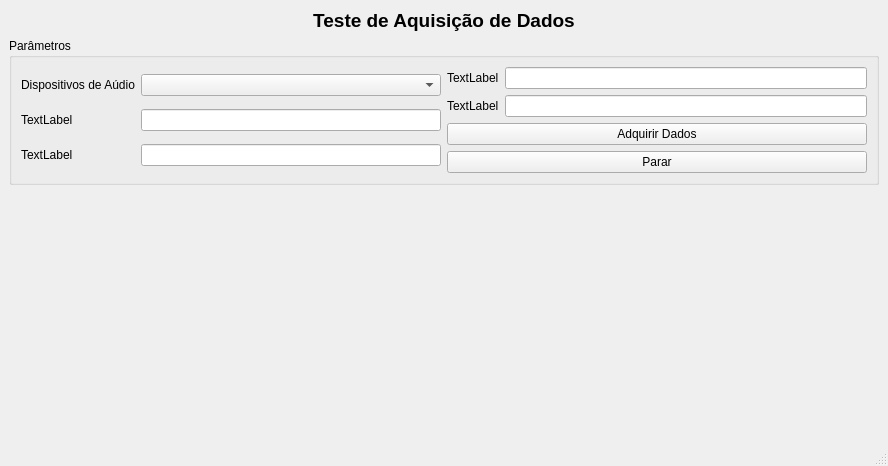
<?xml version="1.0" encoding="UTF-8"?>
<ui version="4.0">
 <class>MainWindow</class>
 <widget class="QMainWindow" name="MainWindow">
  <property name="geometry">
   <rect>
    <x>0</x>
    <y>0</y>
    <width>888</width>
    <height>466</height>
   </rect>
  </property>
  <property name="windowTitle">
   <string>MainWindow</string>
  </property>
  <widget class="QWidget" name="centralwidget">
   <layout class="QGridLayout" name="gridLayout_5">
    <item row="0" column="0">
     <layout class="QGridLayout" name="gridLayout_4">
      <item row="1" column="1">
       <widget class="QGroupBox" name="groupBox">
        <property name="title">
         <string>Parâmetros</string>
        </property>
        <layout class="QGridLayout" name="gridLayout_3">
         <item row="0" column="1">
          <layout class="QVBoxLayout" name="verticalLayout">
           <item>
            <layout class="QGridLayout" name="gridLayout">
             <item row="1" column="1">
              <widget class="QLineEdit" name="lineEdit_4">
               <property name="text">
                <string/>
               </property>
              </widget>
             </item>
             <item row="1" column="0">
              <widget class="QLabel" name="label_6">
               <property name="text">
                <string>TextLabel</string>
               </property>
              </widget>
             </item>
             <item row="0" column="1">
              <widget class="QLineEdit" name="lineEdit_3">
               <property name="text">
                <string/>
               </property>
              </widget>
             </item>
             <item row="0" column="0">
              <widget class="QLabel" name="label_5">
               <property name="text">
                <string>TextLabel</string>
               </property>
              </widget>
             </item>
            </layout>
           </item>
           <item>
            <widget class="QPushButton" name="pushButton">
             <property name="text">
              <string>Adquirir Dados</string>
             </property>
            </widget>
           </item>
           <item>
            <widget class="QPushButton" name="pushButton_2">
             <property name="text">
              <string>Parar</string>
             </property>
            </widget>
           </item>
          </layout>
         </item>
         <item row="0" column="0">
          <layout class="QGridLayout" name="gridLayout_2">
           <item row="0" column="0">
            <widget class="QLabel" name="label_2">
             <property name="text">
              <string>Dispositivos de Aúdio</string>
             </property>
            </widget>
           </item>
           <item row="0" column="1">
            <widget class="QComboBox" name="comboBox"/>
           </item>
           <item row="1" column="0">
            <widget class="QLabel" name="label_3">
             <property name="text">
              <string>TextLabel</string>
             </property>
            </widget>
           </item>
           <item row="1" column="1">
            <widget class="QLineEdit" name="lineEdit">
             <property name="text">
              <string/>
             </property>
            </widget>
           </item>
           <item row="2" column="0">
            <widget class="QLabel" name="label_4">
             <property name="text">
              <string>TextLabel</string>
             </property>
            </widget>
           </item>
           <item row="2" column="1">
            <widget class="QLineEdit" name="lineEdit_2">
             <property name="text">
              <string/>
             </property>
            </widget>
           </item>
          </layout>
         </item>
        </layout>
       </widget>
      </item>
      <item row="4" column="1">
       <spacer name="horizontalSpacer">
        <property name="orientation">
         <enum>Qt::Horizontal</enum>
        </property>
        <property name="sizeHint" stdset="0">
         <size>
          <width>778</width>
          <height>0</height>
         </size>
        </property>
       </spacer>
      </item>
      <item row="0" column="1">
       <widget class="QLabel" name="label">
        <property name="text">
         <string>&lt;html&gt;&lt;head/&gt;&lt;body&gt;&lt;p&gt;&lt;span style=&quot; font-size:14pt; font-weight:600;&quot;&gt;Teste de Aquisição de Dados&lt;/span&gt;&lt;/p&gt;&lt;/body&gt;&lt;/html&gt;</string>
        </property>
        <property name="alignment">
         <set>Qt::AlignCenter</set>
        </property>
       </widget>
      </item>
      <item row="2" column="0">
       <spacer name="verticalSpacer">
        <property name="orientation">
         <enum>Qt::Vertical</enum>
        </property>
        <property name="sizeHint" stdset="0">
         <size>
          <width>0</width>
          <height>40</height>
         </size>
        </property>
       </spacer>
      </item>
      <item row="3" column="1">
       <widget class="QWidget" name="widget" native="true"/>
      </item>
     </layout>
    </item>
   </layout>
  </widget>
  <widget class="QStatusBar" name="statusbar"/>
 </widget>
 <resources/>
 <connections/>
</ui>
